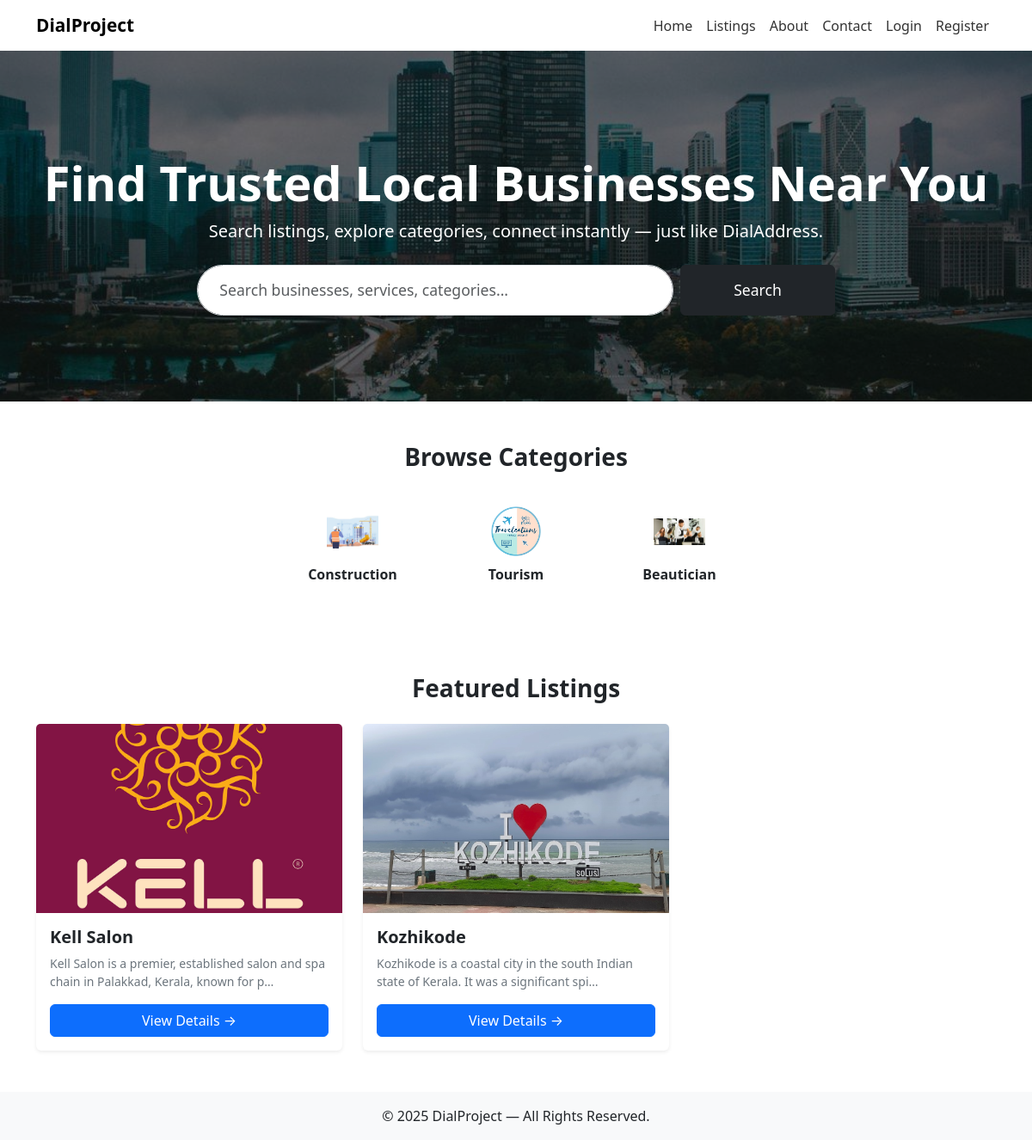
The page / on the database its author committed.
### main/models.py (models this page shows, shortened)
class Category(models.Model):
    name = models.CharField(max_length=200)
    slug = models.SlugField(unique=True, blank=True)
    icon = models.ImageField(upload_to='category_icons/', blank=True, null=True)
    template = models.ForeignKey(
        CategoryTemplate,
        on_delete=models.SET_NULL,
        null=True,
        blank=True,
        related_name="categories"
    )
    class Meta:
        verbose_name_plural = "Categories"

class Listing(models.Model):
    title = models.CharField(max_length=200)
    slug = models.SlugField(unique=True, blank=True)
    description = models.TextField()
    image = models.ImageField(upload_to='listings/', blank=True, null=True)
    phone = models.CharField(max_length=50, blank=True)
    email = models.EmailField(blank=True)
    website = models.URLField(blank=True)
    category = models.ForeignKey(
        Category,
        on_delete=models.SET_NULL,
        null=True,
        blank=True
    )
    featured = models.BooleanField(default=False)
    address = models.CharField(max_length=255, blank=True)
    city = models.CharField(max_length=120, blank=True)
    state = models.CharField(max_length=120, blank=True)
    created_at = models.DateTimeField(auto_now_add=True)

### main/views.py (the view)
# urls.py: 2. Add a URL to urlpatterns:  path('', views.home, name='home')
def home(request):
    categories = Category.objects.all()
    featured = Listing.objects.filter(featured=True).order_by("-id")[:6]
    if not featured.exists():
        featured = Listing.objects.all().order_by("-id")[:6]
    return render(request, "main/home.html", {
        "categories": categories,
        "featured": featured,
    })

### main/templates/main/home.html (shortened to what this page needs)
{% extends "main/base.html" %}
{% load static %}
{% block content %}
<div class="hero-section text-white text-center">
  <div class="hero-overlay"></div>
  <div class="container hero-content">
    <h1 class="display-4 fw-bold">Find Trusted Local Businesses Near You</h1>
    <p class="lead mb-4">Search listings, explore categories, connect instantly — just like DialAddress.</p>
    <form action="{% url 'search' %}" method="GET">
      <div class="row justify-content-center gx-2">
        <div class="col-md-6">
          <input type="text" name="q" value="{{ request.GET.q }}" class="form-control hero-input" placeholder="Search businesses, services, categories...">
        </div>
        <div class="col-md-2">
          <button type="submit" class="btn btn-dark hero-button w-100">Search</button>
        </div>
      </div>
    </form>
  </div>
</div>
<div class="container mt-5">
  <h3 class="fw-bold text-center mb-4">Browse Categories</h3>
  <div class="row justify-content-center text-center">
    {% for c in categories %}
    <div class="col-6 col-md-2 mb-4">
      <a href="{% url 'category_listings' c.slug %}" class="text-decoration-none text-dark">
        <div class="p-3">
          <img
            src="{% if c.icon %}{{ c.icon.url }}{% else %}{% static 'main/defaults/category.png' %}{% endif %}"
            class="mb-2"
            style="width:60px; height:60px; object-fit:contain;">
          <p class="fw-semibold">{{ c.name }}</p>
        </div>
      </a>
    </div>
    {% endfor %}
  </div>
</div>
<div class="container my-5">
  <h3 class="fw-bold text-center mb-4">Featured Listings</h3>
  <div class="row g-4">
    {% for item in featured %}
    <div class="col-md-4">
      <div class="card shadow-sm border-0 h-100">
        {% if item.image %}
        <img src="{{ item.image.url }}" class="card-img-top" style="height:220px; object-fit:cover;">
        {% else %}
        <img src="{% static 'main/defaults/no-image.jpg' %}" class="card-img-top" style="height:220px; object-fit:cover;">
        {% endif %}
        <div class="card-body d-flex flex-column">
          <h5 class="fw-bold">{{ item.title }}</h5>
          <p class="text-secondary small">{{ item.description|truncatechars:90 }}</p>
          <a href="{% url 'business_page' item.slug %}" class="btn btn-primary mt-auto">
            View Details →
          </a>
        </div>
      </div>
    </div>
    {% empty %}
    <p class="text-center">No featured listings yet.</p>
    {% endfor %}
  </div>
</div>
{% endblock %}

### main/templates/main/base.html (shortened to what this page needs)
{% load static %}
<!doctype html>
<html lang="en">
<head>
  <link href="https://cdn.jsdelivr.net/npm/bootstrap@5.3.2/dist/css/bootstrap.min.css" rel="stylesheet">
</head>
<body>
<nav class="navbar navbar-expand-lg bg-white shadow-sm">
  <div class="container">
    <a class="navbar-brand" href="/">DialProject</a>
    <div class="collapse navbar-collapse" id="mainNav">
      <ul class="navbar-nav ms-auto">
        <li class="nav-item"><a class="nav-link" href="/">Home</a></li>
        <li class="nav-item"><a class="nav-link" href="/listings/">Listings</a></li>
        <li class="nav-item"><a class="nav-link" href="/about/">About</a></li>
        <li class="nav-item"><a class="nav-link" href="/contact/">Contact</a></li>
        {% if user.is_authenticated %}
          <li class="nav-item"><a class="nav-link" href="/add-listing/">Add Listing</a></li>
          <li class="nav-item"><a class="nav-link" href="/dashboard/">Dashboard</a></li>
          <li class="nav-item"><a class="nav-link text-danger" href="/logout/">Logout</a></li>
        {% else %}
          <li class="nav-item"><a class="nav-link" href="/login/">Login</a></li>
          <li class="nav-item"><a class="nav-link" href="/register/">Register</a></li>
        {% endif %}
      </ul>
    </div>
  </div>
</nav>
<div>
  {% block content %}{% endblock %}
</div>
<footer class="bg-light py-3 text-center">
  <p class="mb-0">© 2025 DialProject — All Rights Reserved.</p>
</footer>
</body>
</html>

### main/templates/main/base.html (style rules this page uses)
.navbar-brand { font-weight: 700; font-size: 1.3rem; }
.nav-link { font-weight: 500; color: #333 !important; padding: 0.6rem 1rem; }

### rows shown on the page
Category: icon (picture), name "Construction"
Category: icon (picture), name "Tourism"
Category: icon (picture), name "Beautician"
Listing: image (picture), title "Kell Salon", description "Kell Salon is a premier, established salon and spa chain in Palakkad, Kerala, known for p…"
Listing: image (picture), title "Kozhikode", description "Kozhikode is a coastal city in the south Indian state of Kerala. It was a significant spi…"
